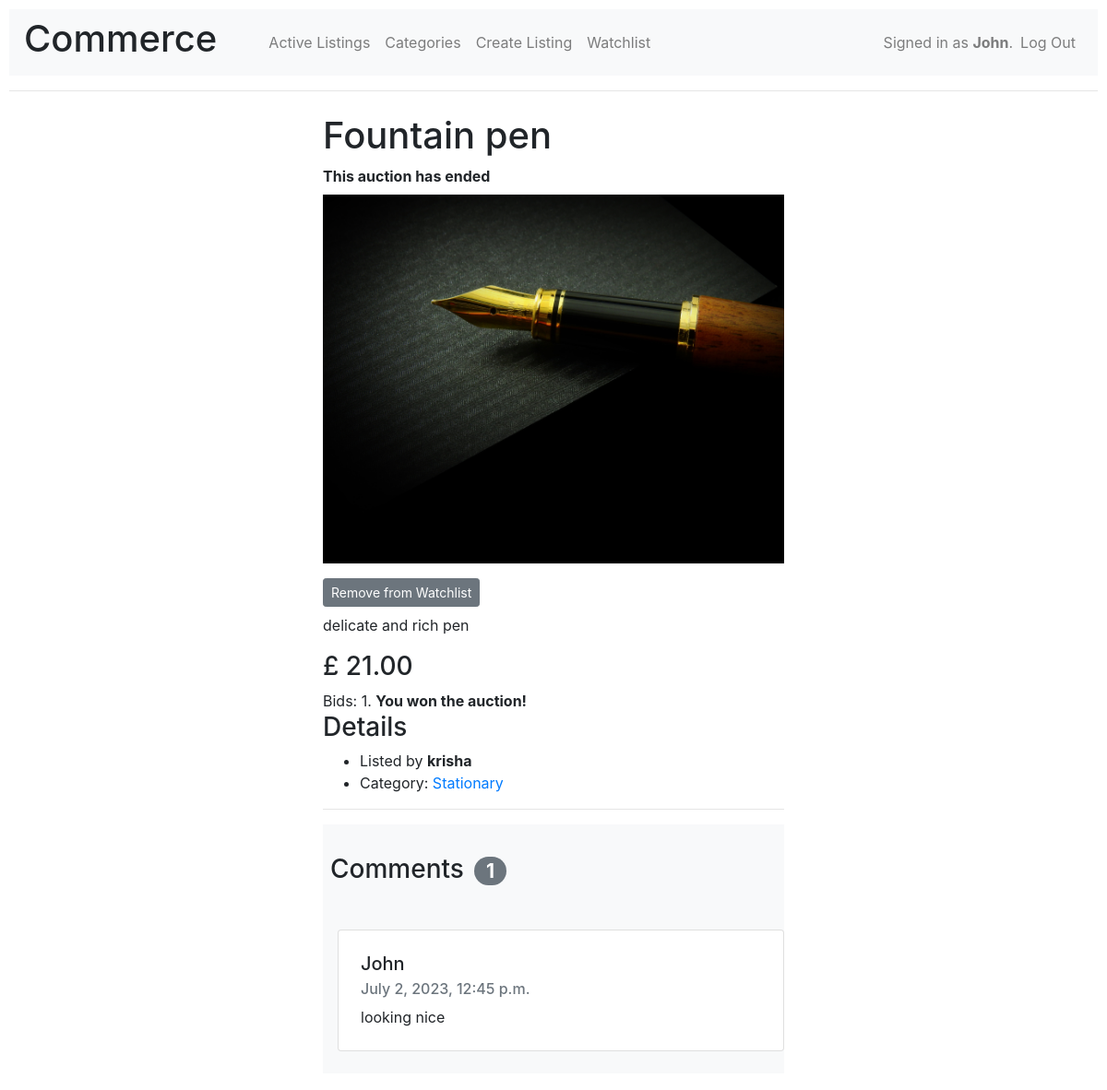
The app's page /auction/2 (signed in) with its own data.
### auctions/models.py (models this page shows, shortened)
class User(AbstractUser):
    def __str__(self):
        return f"{self.username}"

class Auction(models.Model):
    item_name        = models.CharField(max_length=64)
    item_description = models.TextField(max_length=800)
    image            = models.ImageField(
                          blank = True,
                          null = True,
                          upload_to =''
                       )
    category         = models.ForeignKey(
                          Category,
                          blank=True,
                          null=True,
                          on_delete=models.SET_NULL,
                          related_name="auctions"
                       )
    start_time       = models.DateTimeField()
    end_time         = models.DateTimeField()
    DURATIONS = (
        (3, "Three Days"),
        (7, "One Week"),
        (14, "Two Weeks"),
        (28, "Four Weeks")
    )
    duration         = models.IntegerField(choices=DURATIONS)
    ended_manually   = models.BooleanField(default=False)
    start_bid        = models.DecimalField(
                          max_digits=7,
                          decimal_places=2,
                          validators=[MinValueValidator(0.01)]
                       )
    user             = models.ForeignKey(
                          User,
                          on_delete=models.CASCADE,
                          related_name="auctions"
                       )
    watchers         = models.ManyToManyField(
                          User,
                          blank=True,
                          related_name="watchlist"
                       )
    class Meta:
        ordering = ('-end_time',)
    def is_finshed(self):
        if self.ended_manually or self.end_time < timezone.now():
            return True
        else:
            return False

class Bid(models.Model):
    amount  = models.DecimalField(max_digits=7, decimal_places=2)
    user    = models.ForeignKey(User, on_delete=models.CASCADE, related_name="bids")
    auction = models.ForeignKey(Auction, on_delete=models.CASCADE, related_name="bids")
    class Meta:
        ordering = ('-amount',)

class Category(models.Model):
    name = models.CharField(max_length=32)
    class Meta:
        ordering = ('name',)

class Comment(models.Model):
    message = models.TextField(max_length=255)
    time    = models.DateTimeField(auto_now_add=True)
    user    = models.ForeignKey(User, on_delete=models.CASCADE, related_name="comments")
    auction = models.ForeignKey(Auction, on_delete=models.CASCADE, related_name="comments")
    class Meta:
        ordering = ('-time',)

### auctions/views.py (the view, shortened to what this page needs)
# urls.py: path("auction/<str:id>", views.auction, name="auction"),
def auction(request, id):
    try:
        auction = Auction.objects.get(id=id)
    except:
        return HttpResponse("Entry does not exist")
    context = {}
    context["auction"] = auction
    if auction.is_finshed():
        context["ended"] = True
        return render(request, "auctions/auction.html", context)

### auctions/templates/auctions/auction.html (shortened to what this page needs)
{% extends "auctions/layout.html" %}
{% load mathfilters %}
{% block body %}
<div class="container d-flex align-items-center justify-content-center">
<div class="content">
    <h1> {{ auction.item_name }} </h1>
    {% if ended %}
        <div><b>This auction has ended</b></div>
    {% else %}
        <div>Time Left: {{ days }}d {{ hours }}h {{ minutes }}m</div>
        <div>Auction ends at: {{ auction.end_time }}</div>
    {% endif %}
    {% if auction.image %}
        <img class="my-2" src="{{ auction.image.url }}" style="width: 500px; height: 400px;" class="img-fluid rounded">
    {% endif %}
    {% if request.user.is_authenticated %}
        <div class="my-2">
            <form method="POST" action="{% url 'watch_auction' auction.id %}" class="form-inline">
                {% if auction in request.user.watchlist.all %}
                    <input class="btn btn-secondary btn-sm" type="submit" value="Remove from Watchlist" />
                {% else %}
                    <input class="btn btn-secondary btn-sm" type="submit" value="Add to Watchlist" />
                {% endif %}
            </form>
        </div>
    {% endif %}
    <p> {{ auction.item_description }} </p>
    <h3>
        £
        {% if auction.bids.all.count > 0 %}
            {{ auction.bids.first.amount }}
        {% else %}
            {{ auction.start_bid }}
        {% endif %}
    </h3>
    Bids: {{ auction.bids.all.count }}.
    {% if auction.bids.first.user == request.user %}
        {% if not ended %}
            Your bid is the current bid.
        {% else %}
            <b>You won the auction!</b>
        {% endif %}
    {% endif %}
    <h3>Details</h3>
    <ul>
        <li>Listed by <b>{{ auction.user }}</b></li>
        <li>
            Category:
            {% if auction.category %}
                <a href="{% url 'category' auction.category.name %}">
                    {{ auction.category.name}}
                </a>
            {% else %}
                No category listed
            {% endif %}
        </li>
    </ul>
    <hr>
    <div id="comments-section" class="bg-light p-2">
        <h3 class="py-4">Comments <span class="badge badge-secondary badge-pill mx-1">{{ auction.comments.count }}</span></h3>
        <div class="py-2">
        {% for comment in auction.comments.all %}
            <div class="card p-1 m-2 col-lg-12 col-sm-12">
                <div class="card-body">
                    <h5 class="card-title">{{ comment.user }}</h5>
                    <h6 class="card-subtitle mb-2 text-muted">{{ comment.time }}</h6>
                    {{ comment.message }}
                </div>
            </div>
        {% endfor %}
        </div>
    </div>
</div>
</div>
{% endblock %}

### auctions/templates/auctions/layout.html (shortened to what this page needs)
{% load static %}
<!DOCTYPE html>
<html lang="en">
    <head>
        <link rel="stylesheet" href="https://stackpath.bootstrapcdn.com/bootstrap/4.4.1/css/bootstrap.min.css">
        <link href="{% static 'auctions/styles.css' %}" rel="stylesheet">
    </head>
    <body>
        <nav class="navbar navbar-expand-md navbar-light bg-light">
            <h1 class="mr-5">Commerce</h1>
            <ul class="navbar-nav mr-auto">
                <li class="nav-item">
                    <a class="nav-link" href="{% url 'index' %}">Active Listings</a>
                </li>
                <li class="nav-item">
                    <a class="nav-link" href="{% url 'categories' %}">Categories</a>
                </li>
                {% if user.is_authenticated %}
                    <li class="nav-item">
                        <a class="nav-link" href="{% url 'create_listing' %}">Create Listing</a>
                    </li>
                    <li class="nav-item">
                        <a class="nav-link" href="{% url 'watchlist' %}">Watchlist</a>
                    </li>
                {% endif %}
            </ul>
            <ul class="navbar-nav my-2 my-lg-0">
                {% if user.is_authenticated %}
                    <li class="d-none d-lg-block">
                        <span class="navbar-text">Signed in as <strong>{{ user.username }}</strong>.</span>
                    </li>
                    <li class="nav-item">
                        <a class="nav-link" href="{% url 'logout' %}">Log Out</a>
                    </li>
                {% endif %}
            </ul>
        </nav>
        <hr>
        <div class="p-2">
            {% block body %}
            {% endblock %}
        </div>
    </body>
</html>

### auctions/static/auctions/styles.css (style rules this page uses)
body { padding: 10px; }

### records on screen
User: username "John"
Auction: item_name "Fountain pen", image (picture), item_description "delicate and rich pen", bids.first.amount "21.00", bids.all.count "1", user "krisha", category.name "Stationary", comments.count "1"
Comment: user "John", time "July 2, 2023, 12:45 p.m.", message "looking nice"
